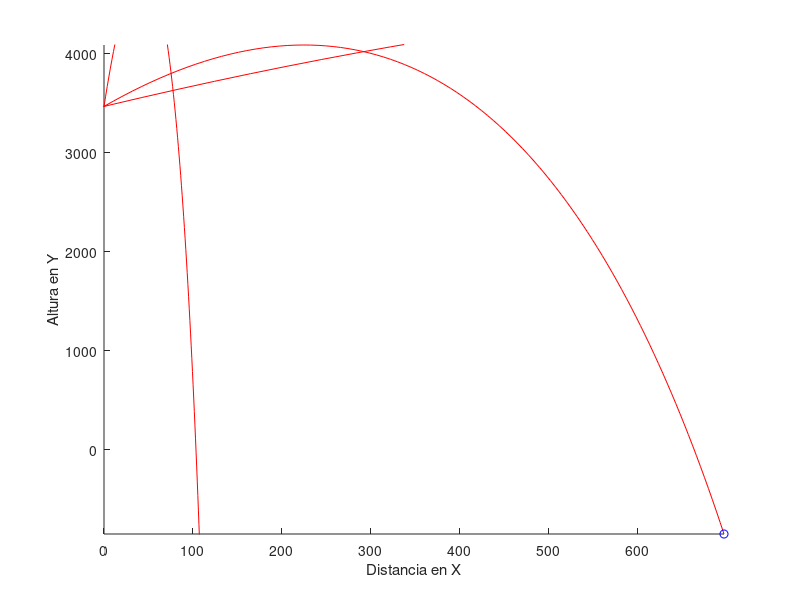

MATLAB code for this plot: (Note: this script raises an error after producing the figure.)
% Tiro parabólico con múltiples proyectiles
clear all; % Limpia todas las variables previas

% Solicita al usuario el número de proyectiles
num_proyectiles = input('Introduce el número de proyectiles: ');

g = 9.81; % Aceleración constante debido a la gravedad
xo = 0; yo = 3470; % Posición inicial en x y y

% Preparar el gráfico
figure;
xlim([-5000 5000]);
ylim([0 (yo * (3/2))]);
hold on;

for i = 1:num_proyectiles
    % Valores aleatorios para velocidad y ángulo
    v = randi([100,200]);
    theta = randi([30,150]);

    % Cálculo de componentes de velocidad
    vox = v * cosd(theta); % Componente en x de la velocidad inicial
    voy = v * sind(theta); % Componente en y de la velocidad inicial

    tmax = (-voy - sqrt(voy .^2 - (4* (-4.905) * yo)))/ (2*(-4.905));

    t = linspace(0, tmax + 5, 100); % Tiempo de vuelo con mayor resolución

    % Tiro con resistencia del aire
    k = 0.2; m = 10; % Parámetros de resistencia del aire y masa
    xt = xo + (m/k) * (1 - exp(-k * t ./ m)) * vox;
    yt = yo + (m/k) * ((m * g / k) + voy) * (1 - exp(-k * t ./ m)) - (m * g * t / k);

    fprintf('Proyectil %d\nTiempo = %f s\nÁngulo = %d°\nVelocidad = %d m/s\n\n', i, tmax, theta, v);
    % Dibuja la trayectoria con resistencia del aire
    comet(xt, yt);
end

% Añadir leyendas y etiquetas
xlabel('Distancia en X');
ylabel('Altura en Y');

% Línea del suelo
yline(0, '--k');

hold off;
